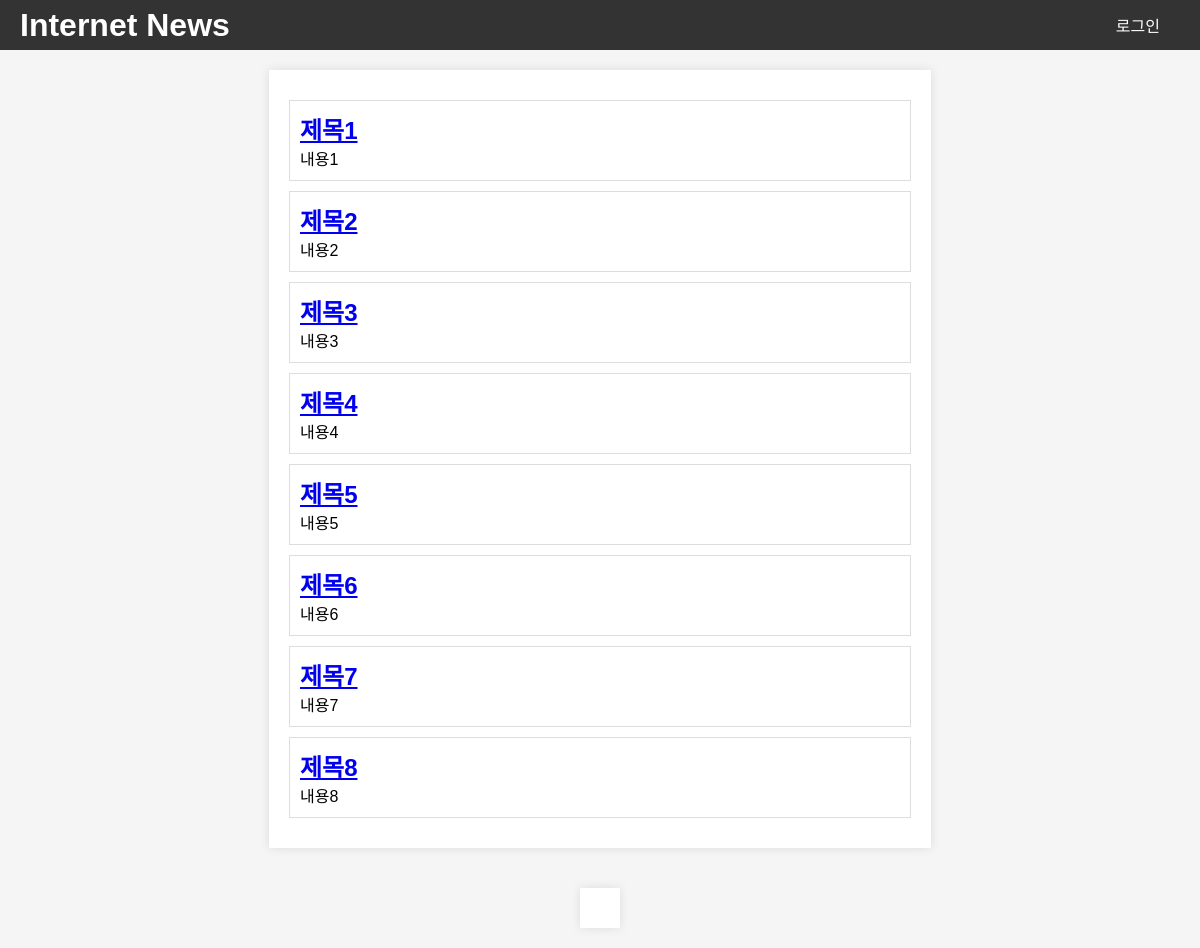
The page /index on the database as committed earlier.
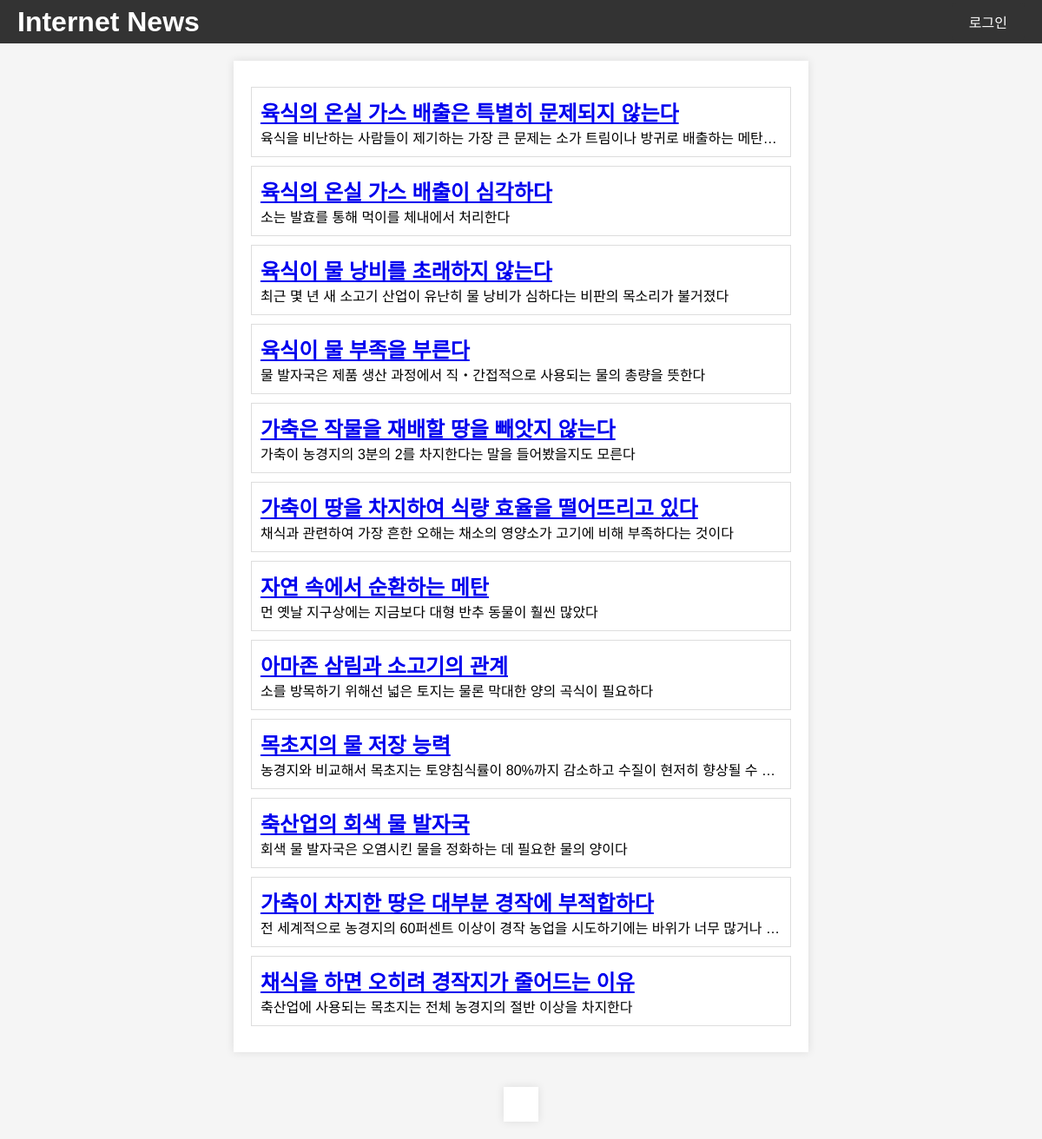
The same page on the database as committed later.
### app.py (models this page shows)
class Article(db.Model):
    id = db.Column(db.Integer, primary_key=True)
    title = db.Column(db.String(100), nullable=False)
    content = db.Column(db.Text, nullable=False)
    author_name = db.Column(db.String(100))  # 저자 이름
    author_occupation = db.Column(db.String(100))  # 저자 직업
    author_email = db.Column(db.String(100))  # 저자 이메일
    author_description = db.Column(db.Text)  # 저자 설명
    ratings = db.relationship('Rating', backref='article', lazy=True)

### app.py (the view)
@app.route('/index')
def index():
    articles = Article.query.all()  # 모든 기사를 조회
    return render_template('index.html', articles=articles)  # `articles` 변수를 템플릿에 전달

### templates/index.html (shortened to what this page needs)
<!DOCTYPE html>
<html lang="en">
<head>
    <link rel="stylesheet" type="text/css" href="/static/styles.css">
</head>
<body>
    <header>
        <h1>Internet News</h1>
        <div>
            {% if session['user_name'] %}
            <p>{{ session['user_name'] }}님 환영합니다!</p>
            <a href="{{ url_for('end_page') }}">제출하기</a>
            {% if session['user_name'] == 'admin' %}
                <a href="{{ url_for('edit_article') }}">기사 편집</a>
                <a href="{{ url_for('login') }}">로그아웃</a>
                <button onclick="confirmRefresh()">초기화</button>
            {% endif %}
        {% else %}
            <a href="{{ url_for('login') }}">로그인</a>
        {% endif %}
        </div>
    </header>
    <div class="container">
        {% for article in articles %}
            <div class="article">
                <a href="{{ url_for('article', article_id=article.id) }}">
                    <h2>{{ article.title }}</h2>
                </a>
                <p>{{ article.content.split('.')[0] }}</p>
            </div>
        {% endfor %}
    </div>
    <div class="memo-container" id="memoContainer"></div>
</body>
</html>

### static/styles.css (style rules this page uses)
body, h1, h2, p { margin: 0; padding: 0; }
body { font-family: Arial, sans-serif; background-color: #f5f5f5; }
header { background-color: #333; color: #fff; padding: 10px; text-align: center; }
.container { max-width: 80%; margin: 20px auto; padding: 20px; background-color: #fff; box-shadow: 0 0 10px rgba(0, 0, 0, 0.1); margin-top: 70px; }
.article { width: 600px; border: 1px solid #ddd; padding: 10px; margin: 10px 0; cursor: pointer; }
.article h2 { font-size: 24px; margin: 0; }
.article p { font-size: 16px; margin: 0; text-overflow: ellipsis; white-space: nowrap; overflow: hidden; }
.memo-container { max-width: 865px; margin: 20px auto; padding: 20px; background-color: #fff; box-shadow: 0 0 10px rgba(0, 0, 0, 0.1); }

### templates/index.html (style rules this page uses)
body { display: flex; flex-direction: column; align-items: center; }
header { width: 100%; position: fixed; top: 0; z-index: 100; display: flex; justify-content: space-between; align-items: center; height: 50px; padding: 0 20px; box-sizing: border-box; }
header a { display: inline-block; padding: 10px 20px; background-color: #333; color: #fff; text-decoration: none; border-radius: 5px; transition: background-color 0.3s; }
header div { display: flex; align-items: center; gap: 10px; }
.container p { white-space: nowrap; overflow: hidden; text-overflow: ellipsis; }

Rows that differ between the two databases and show on the page:
removed Article: title "제목1", content "내용1"
removed Article: title "제목2", content "내용2"
removed Article: title "제목3", content "내용3"
removed Article: title "제목4", content "내용4"
removed Article: title "제목5", content "내용5"
removed Article: title "제목6", content "내용6"
removed Article: title "제목7", content "내용7"
removed Article: title "제목8", content "내용8"
added Article: title "육식의 온실 가스 배출은 특별히 문제되지 않는다", content "육식을 비난하는 사람들이 제기하는 가장 큰 문제는 소가 트림이나 방귀로 배출하는 메탄…"
added Article: title "육식의 온실 가스 배출이 심각하다", content "소는 발효를 통해 먹이를 체내에서 처리한다"
added Article: title "육식이 물 낭비를 초래하지 않는다", content "최근 몇 년 새 소고기 산업이 유난히 물 낭비가 심하다는 비판의 목소리가 불거졌다"
added Article: title "육식이 물 부족을 부른다", content "물 발자국은 제품 생산 과정에서 직‧간접적으로 사용되는 물의 총량을 뜻한다"
added Article: title "가축은 작물을 재배할 땅을 빼앗지 않는다", content "가축이 농경지의 3분의 2를 차지한다는 말을 들어봤을지도 모른다"
added Article: title "가축이 땅을 차지하여 식량 효율을 떨어뜨리고 있다", content "채식과 관련하여 가장 흔한 오해는 채소의 영양소가 고기에 비해 부족하다는 것이다"
added Article: title "자연 속에서 순환하는 메탄", content "먼 옛날 지구상에는 지금보다 대형 반추 동물이 훨씬 많았다"
added Article: title "아마존 삼림과 소고기의 관계", content "소를 방목하기 위해선 넓은 토지는 물론 막대한 양의 곡식이 필요하다"
added Article: title "목초지의 물 저장 능력", content "농경지와 비교해서 목초지는 토양침식률이 80%까지 감소하고 수질이 현저히 향상될 수…"
added Article: title "축산업의 회색 물 발자국", content "회색 물 발자국은 오염시킨 물을 정화하는 데 필요한 물의 양이다"
added Article: title "가축이 차지한 땅은 대부분 경작에 부적합하다", content "전 세계적으로 농경지의 60퍼센트 이상이 경작 농업을 시도하기에는 바위가 너무 많거나…"
added Article: title "채식을 하면 오히려 경작지가 줄어드는 이유", content "축산업에 사용되는 목초지는 전체 농경지의 절반 이상을 차지한다"
